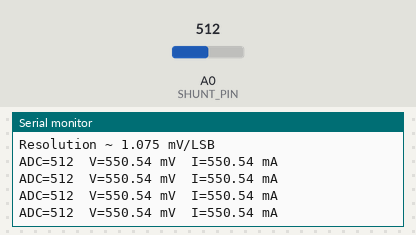
The sketch below on a simulated Arduino Uno, built with avr-gcc and run on an emulated ATmega328P. Parts: the last lines printed to the serial monitor. Inputs (shaded band) come from the test bench; at power-on: A0 (SHUNT_PIN) = 512.

Above: at 1.2 s.
1.3 s: A0 (SHUNT_PIN) set to 716
At 1.69 s:
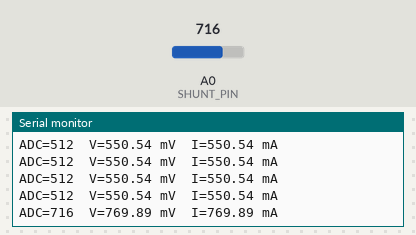
2.8 s: A0 (SHUNT_PIN) set to 900
At 2.94 s:
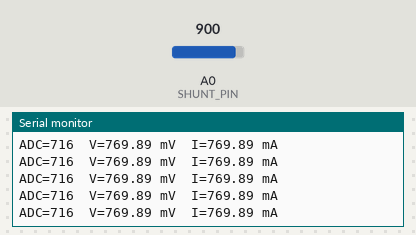
Timing chart, 0 to 5.8 s (numbered marks = the images above; inputs shaded):
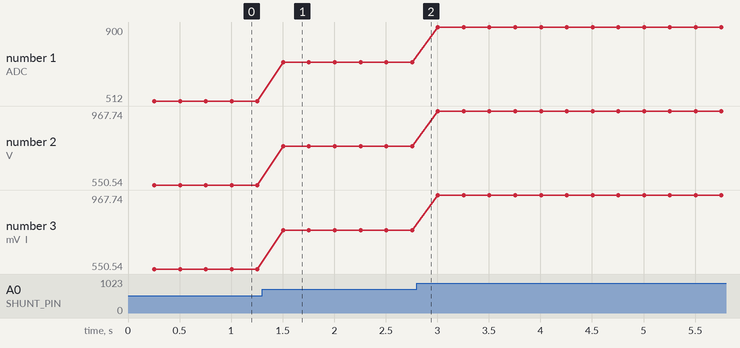

Measured:
- after the input at 1.3 s, the serial monitor: prints a new line after 0.21 s (image 1)
- plotted number 1: 512 → 716 after the input at 1.3 s, 716 → 900 after the input at 2.8 s
- plotted number 2: 550.54 → 769.89 after the input at 1.3 s, 769.89 → 967.74 after the input at 2.8 s
- plotted number 3: 550.54 → 769.89 after the input at 1.3 s, 769.89 → 967.74 after the input at 2.8 s

The sketch:

shunt_voltage_test.ino
```cpp
/*
  Read 0.3–0.5 V on Arduino Nano/UNO A0
  - Uses INTERNAL 1.1 V reference for better resolution
  - Prints voltage in mV and optional current through a shunt
*/

const uint8_t SHUNT_PIN   = A0;       // your input
const float   VREF_mV     = 1100.0;   // internal ref (tweak after calibrating)
const float   SHUNT_OHMS  = 1.0;      // set to your shunt value; 0.0 to hide current
const uint8_t ADC_SAMPLES = 16;       // averaging for noise
const uint32_t PRINT_MS   = 250;      // update rate

void setup() {
  Serial.begin(115200);
  while (!Serial) {}

  analogReference(INTERNAL);      // ~1.1 V full-scale
  delay(10);
  (void)analogRead(SHUNT_PIN);    // throw away first read

  Serial.println(F("A0 reader (INTERNAL 1.1V)"));
  Serial.print(F("Resolution ~ "));
  Serial.print(VREF_mV/1023.0, 3);
  Serial.println(F(" mV/LSB"));
}

uint16_t readADCavg(uint8_t pin, uint8_t n) {
  uint32_t acc = 0;
  for (uint8_t i = 0; i < n; i++) {
    acc += analogRead(pin);
    delayMicroseconds(200);
  }
  return (uint16_t)(acc / n);
}

void loop() {
  static uint32_t last = 0;
  if (millis() - last >= PRINT_MS) {
    last = millis();

    uint16_t adc = readADCavg(SHUNT_PIN, ADC_SAMPLES);
    float mV = adc * (VREF_mV / 1023.0f);

    Serial.print(F("ADC=")); Serial.print(adc);
    Serial.print(F("  V=")); Serial.print(mV, 2); Serial.print(F(" mV"));

    if (SHUNT_OHMS > 0.0f) {
      float mA = mV / SHUNT_OHMS;    // I(mA) = V(mV)/R(ohm)
      Serial.print(F("  I=")); Serial.print(mA, 2); Serial.print(F(" mA"));
    }
    Serial.println();
  }
}
```
